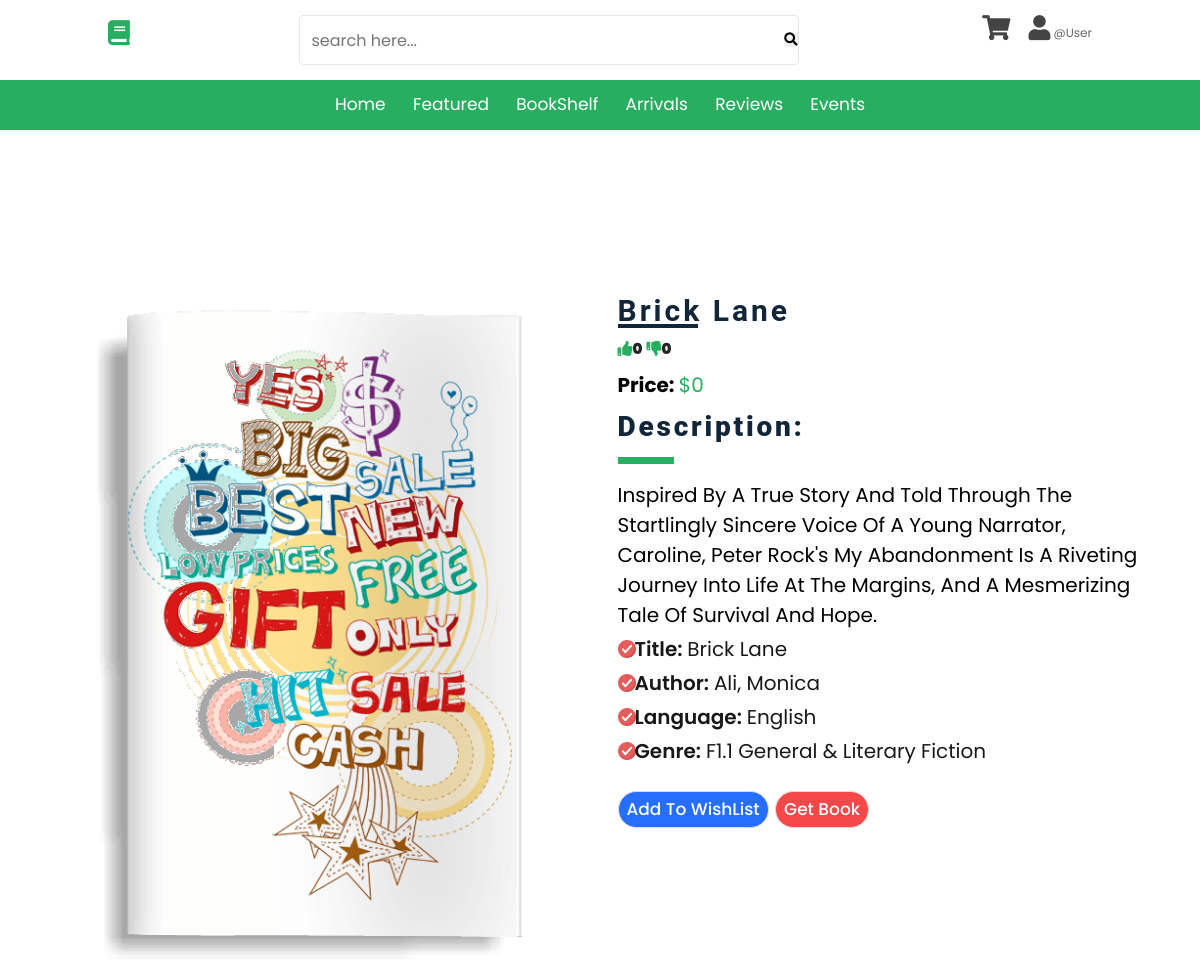
/public/desc.php?bookid=37 (upper part), run on an earlier commit of the app's database.
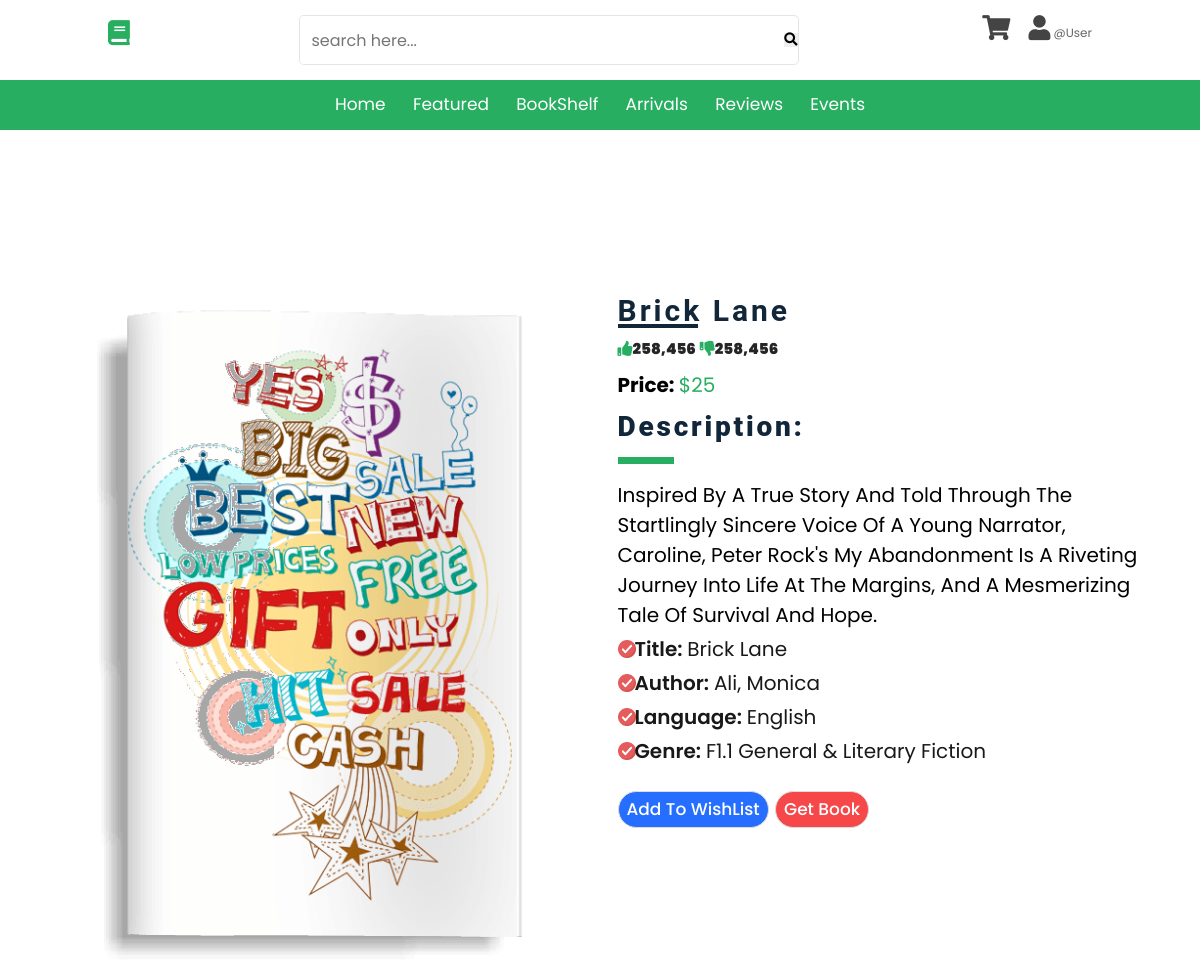
And on a later commit of the database.
### tables this page shows
CREATE TABLE `books` (
  `BookID` int(11) NOT NULL,
  `Downloads` varchar(11) NOT NULL DEFAULT '0',
  `Author` varchar(50) DEFAULT NULL,
  `Title` varchar(100) NOT NULL,
  `Year` varchar(100) NOT NULL,
  `Genre` mediumtext NOT NULL,
  `Description` longtext NOT NULL,
  `Publisher` varchar(80) NOT NULL,
  `Language` varchar(50) NOT NULL,
  `Cover` varchar(100) NOT NULL,
  `Uploaded_On` datetime NOT NULL DEFAULT current_timestamp(),
  `UserID` int(11) NOT NULL,
  `Price` int(11) NOT NULL,
  `Likes` mediumint(9) NOT NULL DEFAULT 0,
  `Dislikes` mediumint(9) NOT NULL DEFAULT 0,
  `Book` varchar(255) NOT NULL,
  `Status` varchar(10) NOT NULL DEFAULT 'pending',
  `ID` int(11) NOT NULL,
  `ApporvedBy` int(11) NOT NULL
);

### public/Desc.php (the view, shortened to what this page needs)
<?php
   include("../config/dbconfig.php");
  if( isset($_GET["bookid"]))
  {
     $Id = $_GET["bookid"];
     $query = $db->query("Select * from books where BookID= $Id ");
 if($query->num_rows > 0)
 {
  ?>
<!DOCTYPE html>
<html>
  <head>
    <link rel="stylesheet" href="../css/desc.css" />
    <link
      rel="stylesheet"
      href="https://cdnjs.cloudflare.com/ajax/libs/font-awesome/5.15.1/css/all.min.css"
    />
  </head>
  <body>
    <?php
    include("../inc/nav_bar.php");
    ?>
    <div class="card-wrapper">
      <div class="card">
        <div class="product-imgs">
          <div class="img-display">
            <div class="img-showcase">
            <?php
              if($row["BookID"]<=43){
        ?>
          <img src="../image/<?php echo $row['BookID']?>.png" alt="Cover page" />
        <?php
        }else{
        ?>
        <img src="<?php echo $row['Cover']?>" alt="Covert page" />
        <?php
        }
        ?>
            </div>
          </div>
           </div>
            <div class="product-content">
              <h2 class="product-title"><?php echo $row["Title"] ?> </h2>
              <div class="product-rating">
                <i class="fas fa-thumbs-up"><span><?php echo number_format($row["Likes"])?></span></i>
                <i class="fas fa-thumbs-down"><span><?php echo  number_format($row["Dislikes"]) ?></span></i>
              </div>
              <div class="product-price">
                <p class="new-price">Price: <span>$<?php echo $row["Price"] ?></span></p>
              </div>
              <div class="product-detail">
                <h2>Description:</h2>
                <ul>
                  <?php echo $row["Description"] ?><br>
                  <li>Title: <span><?php echo $row["Title"] ?> </span></li>
                  <li>Author: <span><?php echo $row["Author"] ?> </span></li>
                  <li>Language: <span><?php echo $row["Language"] ?></span></li>
                  <li>Genre: <span><?php echo $row["Genre"] ?></span></li>
                </ul>
                <?php
            }
            else
            {
    ?>
    <P> No book Found matching the ID </P>
    <?php
            }
    ?>
    <?php
            }
            else{
    ?>
    <p> no book id </p>
    <?php
            }
    ?>
              </div>
              <div class="purchase-info">
              <?php
          if(isset($_SESSION['loggedin']) && $_SESSION['loggedin'] == true){
            ?>
 <button class="btn cart" data-id=<?php echo $row['BookID']?> data-price=<?php echo $row['Price']?>>Add to WishList</button>;
          <?php
          }
           else{
             if (str_contains($uri,"index"))
           echo '<a class="btn" href=public/login.php>Add to WishList</a>
           ';
           else
           echo '<a class="btn" href=../public/login.php>Add to WishList</a>';
           }
           ?>
              <a href="<?php
          if(isset($_SESSION['loggedin']) && $_SESSION['loggedin'] == true)
           echo $row["Book"];
           else{
             if (str_contains($uri,"index"))
           echo 'public/login.php';
           else
           echo '../public/login.php';
           }
           ?>" class="btn">Get Book</a>
              </div>
            </div>
          </div>
        </div>
    <?php
    include '../public/comments poster.php';
    include '../public/comments.php';
    include("../inc/footer.php") ?>
  </body>
</html>

What changed in the data, as far as the page shows it:
changed books "Brick Lane": Likes "0" → "258,456"; Dislikes "0" → "258,456"; Price "0" → "25"
